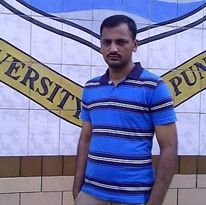
#> input picture resources/ch1.jpg, 206 x 205 px
$ python opencv_13.py
#> lines starting #> are read from the running program, lines starting #| are printed output that depends on the picture; after the words box and inside, x2 and y2 are one past the last pixel; in counts of white or black regions, pixels touching at a corner belong together
# Basic functions or manipulation in open cv

import cv2 as cv
import numpy as np
from cv2 import dilate

img = cv.imread('resources/ch1.jpg')
#> img is the input picture: shape (205, 206, 3); mean B, G, R 168.6, 125.6, 122.3

# resize
resize_img = cv.resize(img,(450,250))
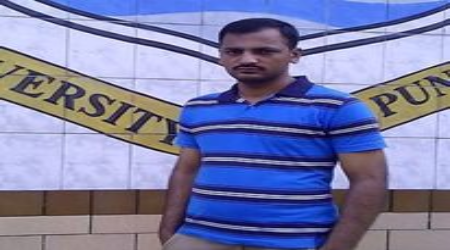
#> resize_img: shape (250, 450, 3); mean B, G, R 168.5, 125.5, 122.1
# gray
gray_img = cv.cvtColor(img, cv.COLOR_BGR2GRAY)
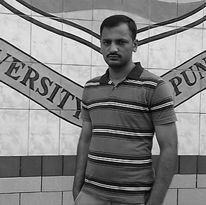
#> gray_img: shape (205, 206); min 0, max 254, mean 129.5
# blurred image
blurr_img = cv.GaussianBlur(img,(7,7),0)
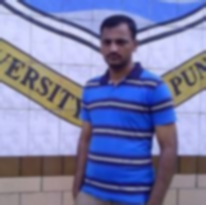
#> blurr_img: shape (205, 206, 3); mean B, G, R 168.6, 125.6, 122.2
# edge detection
edge_img = cv.Canny(img, 48,48)
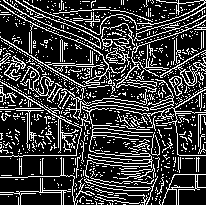
#> edge_img: shape (205, 206); 23.5% white in thin lines or dots
# thickness of lines
mat_kernel = np.ones((7,7),np.uint8)
dilate_img = cv.dilate(edge_img,(mat_kernel),iterations=1)
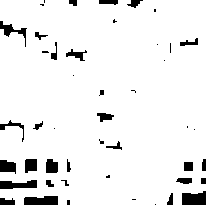
#> dilate_img: shape (205, 206); 93.3% white; 46 black regions (18 under 20 px), largest, box (x1, y1, x2, y2) and area: (182, 191, 206, 205) 287, (24, 196, 58, 205) 278, (0, 180, 37, 189) 248
# make thinner outline
ero_img = cv.erode(dilate_img,mat_kernel,iterations=1)
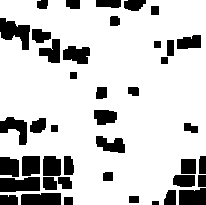
#> ero_img: shape (205, 206); 79.9% white; 42 black regions, largest, box (x1, y1, x2, y2) and area: (0, 18, 30, 50) 547, (0, 177, 40, 192) 530, (21, 193, 61, 205) 458
# cropping we will use numpy library not open cv
print('The size of our image is:',img.shape)
#| The size of our image is: (205, 206, 3)
cropped_img = resize_img[0:400,150:300]
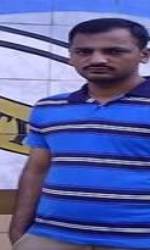
#> cropped_img: shape (250, 150, 3); mean B, G, R 162.9, 97.8, 89

cv.imshow('original',img)
cv.imshow('Resized',resize_img)
cv.imshow('Gray',gray_img)
cv.imshow('Blurred', blurr_img)
cv.imshow('edge',edge_img)
cv.imshow('dilated',dilate_img)
cv.imshow('Erosion',ero_img)
cv.imshow('Cropped',cropped_img)
cv.waitKey(0)
cv.destroyAllWindows()

$ run again, with resources/ch.jpg copied over resources/ch1.jpg
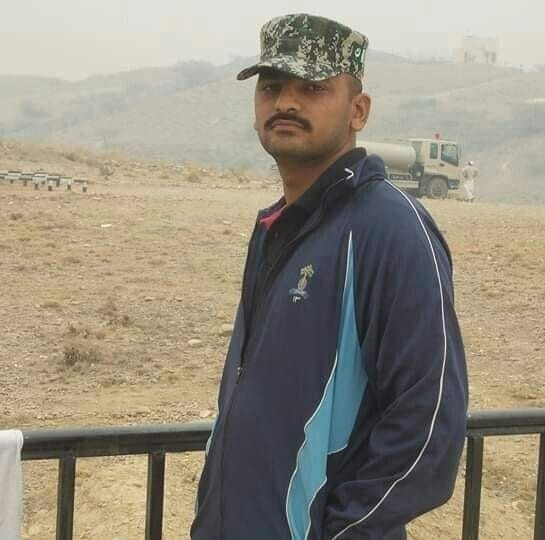
#> input picture resources/ch.jpg, 545 x 540 px
#> img is the input picture: shape (540, 545, 3); mean B, G, R 127.4, 142.1, 149
#> `edge_img = cv.Canny(img, 48,48)`:
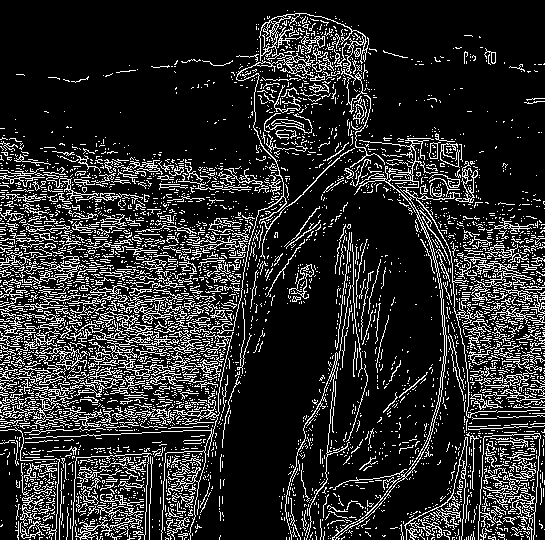
#> edge_img: shape (540, 545); 17% white in thin lines or dots
#> dilate_img: shape (540, 545); 67% white; 125 black regions (78 under 20 px), largest, box (x1, y1, x2, y2) and area: (0, 0, 545, 201) 58594, (194, 223, 341, 540) 17496, (324, 187, 441, 377) 7788
#> ero_img: shape (540, 545); 53.8% white; 80 black regions, largest, box (x1, y1, x2, y2) and area: (0, 0, 545, 218) 70055, (191, 220, 344, 540) 21736, (321, 184, 444, 504) 18540
#| The size of our image is: (540, 545, 3)
#> `cropped_img = resize_img[0:400,150:300]`:
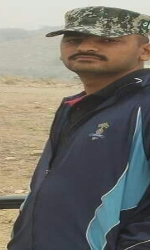
#> cropped_img: shape (250, 150, 3); mean B, G, R 107.1, 113.7, 115.5

$ run again, with resources/faces.jpg copied over resources/ch1.jpg
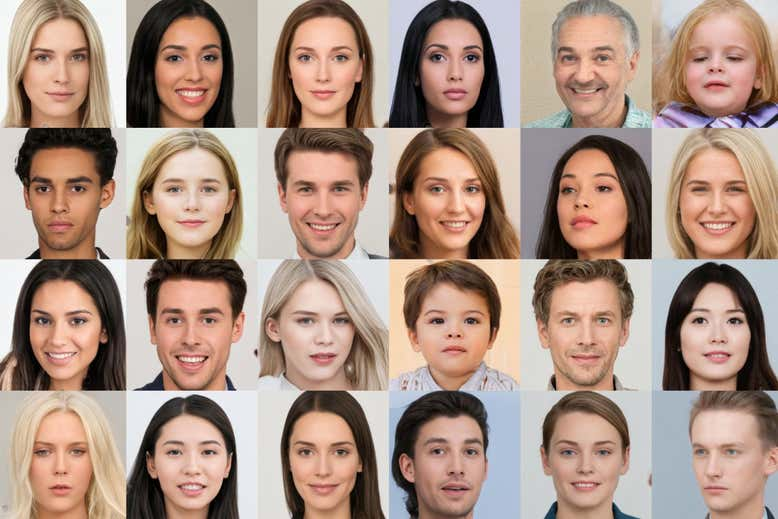
#> input picture resources/faces.jpg, 778 x 519 px
#> img is the input picture: shape (519, 778, 3); mean B, G, R 131.5, 145, 170.5
#> `edge_img = cv.Canny(img, 48,48)`:
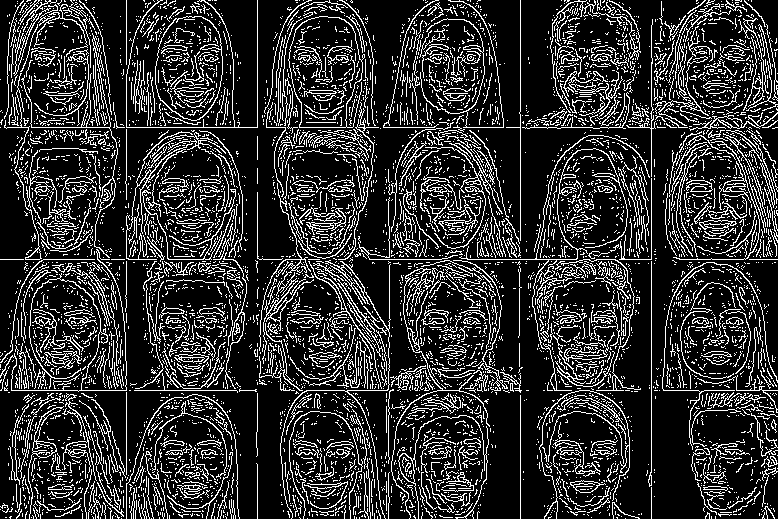
#> edge_img: shape (519, 778); 18.9% white in thin lines or dots
#> dilate_img: shape (519, 778); 82.9% white; 306 black regions (206 under 20 px), largest, box (x1, y1, x2, y2) and area: (655, 394, 702, 519) 4309, (616, 263, 648, 519) 3679, (217, 128, 293, 314) 3475
#> ero_img: shape (519, 778); 67.6% white; 249 black regions, largest, box (x1, y1, x2, y2) and area: (215, 323, 295, 519) 7755, (487, 260, 560, 519) 7239, (214, 125, 296, 317) 6536
#| The size of our image is: (519, 778, 3)
#> `cropped_img = resize_img[0:400,150:300]`:
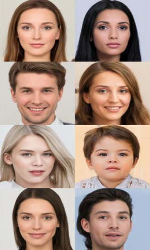
#> cropped_img: shape (250, 150, 3); mean B, G, R 129.1, 141.6, 168.1
